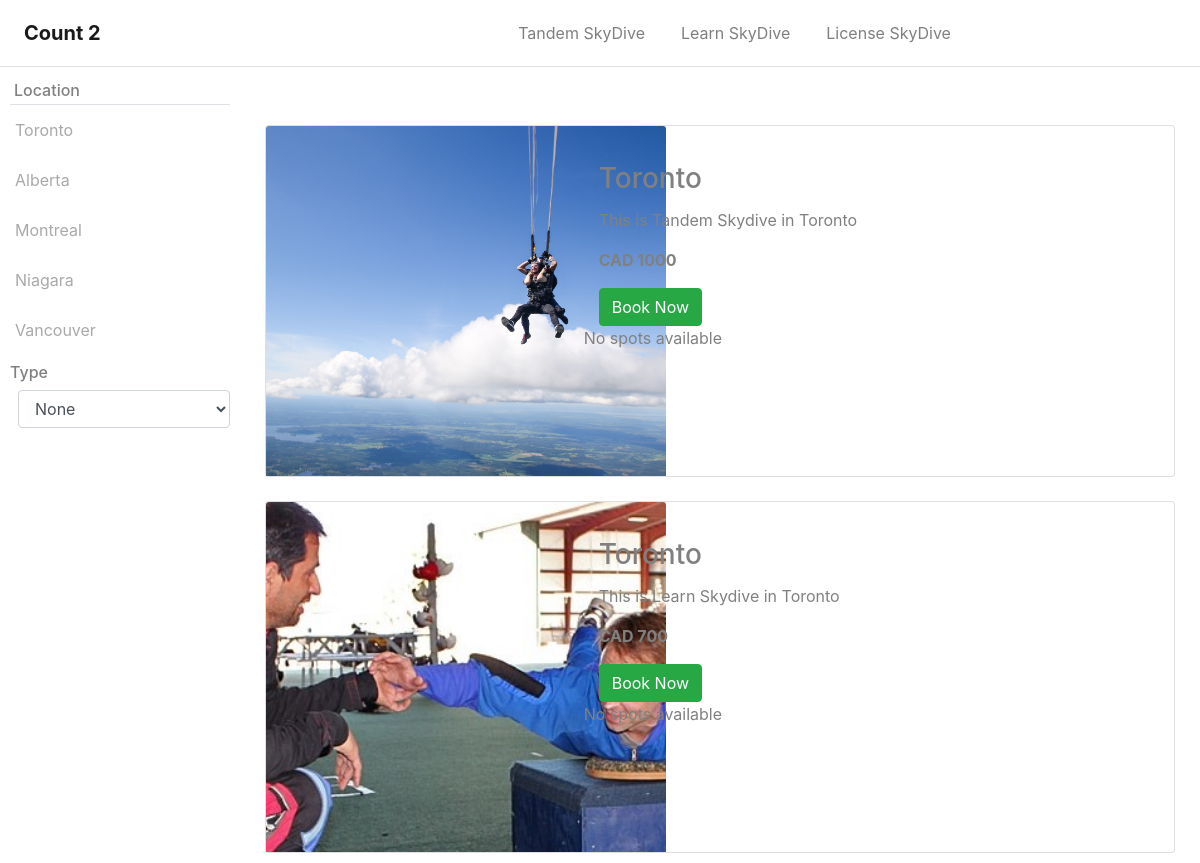
Screenshot of /skydive/search/Toronto with the database file from the repository.
### skydive/models.py (models this page shows, shortened)
class Destination(models.Model):
    id = models.IntegerField(primary_key=True)
    province = models.CharField(max_length=20)
    img = models.ImageField(upload_to='pics')
    number = models.IntegerField(default=50)

class Destination_desc(models.Model):
    dest_id = models.AutoField(primary_key=True)
    province = models.CharField(max_length=20)
    price = models.IntegerField(default=2000)
    rating = models.IntegerField(default=5)
    desc = models.TextField()
    img_destin = models.ImageField(upload_to='pics')
    type_skydive = models.CharField(max_length=50, choices=SKYDIVE_TYPE)
    curr = models.CharField(max_length=10, choices=CURR_TYPE, default='cad')

### skydive/views.py (the view)
# urls.py: path('skydive/search/<str:destination>', views.search_loc, name='search_loc'),
def search_loc(request, destination):
    loc_desc_list = Destination_desc.objects.filter(province=destination)
    loc_list = Destination.objects.all()
    available_list = Reservation.objects.filter(destination__province=destination)
    return render(request, 'skydive/search.html', {'loc_desc_list': loc_desc_list, 'loc_list': loc_list,
                                                   'available_list': available_list, 'search_item': 'province'})

### skydive/templates/skydive/search.html (shortened to what this page needs)
    {% load static %}
    <!DOCTYPE html>
    <html lang="en">
    <head>
        <link rel="stylesheet" type="text/css" href="{% static 'styles/bootstrap4/bootstrap.min.css' %}">
        <link href="{% static 'plugins/font-awesome-4.7.0/css/font-awesome.min.css' %}" rel="stylesheet" type="text/css">
        <link rel="stylesheet" type="text/css" href="{% static 'plugins/OwlCarousel2-2.2.1/owl.carousel.css' %}">
        <link rel="stylesheet" type="text/css" href="{% static 'plugins/OwlCarousel2-2.2.1/owl.theme.default.css' %}">
        <link rel="stylesheet" type="text/css" href="{% static 'plugins/OwlCarousel2-2.2.1/animate.css' %}">
        <link rel="stylesheet" type="text/css" href="{% static 'styles/search.css' %}">
    </head>
    <body>
    <nav class="navbar navbar-expand-sm navbar-light bg-white border-bottom">
        <a class="navbar-brand ml-2 font-weight-bold" href="#">Count {{ loc_desc_list.count }} </a>
        <div class="collapse navbar-collapse" id="navbarColor">
            <ul class="navbar-nav">
                <li class="nav-item"><a class="nav-link" href="{% url 'skydive:type_skydive' 'tandemskydive' 1 %}">Tandem SkyDive</a> </li>
                <li class="nav-item"><a class="nav-link" href="{% url 'skydive:type_skydive' 'learnskydive' 2 %}">Learn SkyDive</a> </li>
                <li class="nav-item"><a class="nav-link" href="{% url 'skydive:type_skydive' 'licenseskydive' 3 %}">License SkyDive</a> </li>
            </ul>
        </div>
    </nav>
    <section id="sidebar">
        <div>
            <h6 class="p-1 border-bottom">Location</h6>
            {% for loc in loc_list %}
            <ul>
                <li><a href="{% url 'skydive:search_loc' loc.province %}">{{ loc.province }}</a></li>
            </ul>
            {% endfor %}
        </div>
        <div>
            <h6>Type</h6>
            <form action="{% url 'skydive:search' %}" class="ml-md-2" method="GET">
                <select name="price" class="form-control" onchange="this.form.submit()" >
                    <option value="1">None</option>
               </select>
            </form>
        </div>
    </section>
    <div id="products">
    <div class="container mt-5">
        {% for loc_desc in loc_desc_list %}
          <div class="card mt-4">
               <div class="row">
                     <div class="col-md-4">
                          <img src={{ loc_desc.img_destin.url }} class="card-img-top">
                     </div>
                     <div class="col-md-8">
                        <div class="card-body">
                            <h3 class="card-title mt-3"> {{ loc_desc.province }}</h3>
                            <p>{{ loc_desc.desc }} </p>
                            <p><b>{{ loc_desc.curr| upper }} {{ loc_desc.price }}</b></p>
                            <a href="{% url 'skydive:booking' loc_desc.dest_id %}"><button class="btn btn-success">Book Now</button></a>
                            <div class="row">
                                {% if available_list.spots_free > 0 %}
                                    <div class="cell">
                                       <p> Available</p>
                                    </div>
                                 {% else %}
                                    <div class="cell">
                                       <p> No spots available</p>
                                    </div>
                                {% endif %}
                            </div>
                        </div>
                     </div>
            </div>
        </div>
        {% endfor %}
       </div>
    </div>
    </body>
    </html>

### static/styles/search.css (style rules this page uses)
* { box-sizing: border-box; }
body { color: grey; }
#sidebar { width: 20%; padding: 10px; margin: 0; float: left; }
#products { width: 80%; padding: 10px; margin: 0; float: right; }
ul { list-style: none; padding: 5px; }
li a { color: darkgray; text-decoration: none; }
@media (min-width:991px) { .navbar-nav { margin-left: 35%; } }
@media (min-width:991px) { .nav-item { padding-left: 20px; } }
@media (min-width:991px) { .card-img-top { width: 400px; height: 350px; object-fit: cover; } }

### rows the page displays
Destination: province "Toronto"
Destination: province "Alberta"
Destination: province "Montreal"
Destination: province "Niagara"
Destination: province "Vancouver"
Destination_desc: img_destin (picture), province "Toronto", desc "This is Tandem Skydive in Toronto", curr "CAD", price "1000"
Destination_desc: img_destin (picture), province "Toronto", desc "This is Learn Skydive in Toronto", curr "CAD", price "700"

### other values shown
{{ loc_desc_list.count }} "2"
